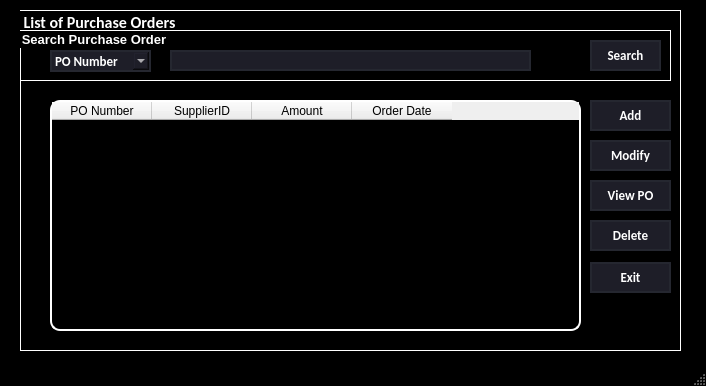
<?xml version="1.0" encoding="UTF-8"?>
<ui version="4.0">
 <class>MainWindow</class>
 <widget class="QMainWindow" name="MainWindow">
  <property name="geometry">
   <rect>
    <x>0</x>
    <y>0</y>
    <width>706</width>
    <height>386</height>
   </rect>
  </property>
  <property name="windowTitle">
   <string>MainWindow</string>
  </property>
  <property name="autoFillBackground">
   <bool>false</bool>
  </property>
  <property name="styleSheet">
   <string notr="true">QMainWindow{
	background-color: rgb(0,0,0);
}

QMenuBar{
background-color: rgb(0,0,0);
}</string>
  </property>
  <widget class="QWidget" name="centralwidget">
   <widget class="QGroupBox" name="groupBox">
    <property name="geometry">
     <rect>
      <x>20</x>
      <y>10</y>
      <width>661</width>
      <height>341</height>
     </rect>
    </property>
    <property name="font">
     <font>
      <family>Calibri</family>
      <pointsize>12</pointsize>
      <weight>75</weight>
      <bold>true</bold>
     </font>
    </property>
    <property name="styleSheet">
     <string notr="true">QGroupBox {
    background-color: rgb(0,0,0);
    border: 1px solid white;
    color: white; 
}QgroupBox{

	color: rgb(255,255, 255);}</string>
    </property>
    <property name="title">
     <string>List of Purchase Orders</string>
    </property>
    <widget class="QTableWidget" name="orderList">
     <property name="geometry">
      <rect>
       <x>30</x>
       <y>90</y>
       <width>531</width>
       <height>231</height>
      </rect>
     </property>
     <property name="font">
      <font>
       <family>Calibri</family>
       <pointsize>10</pointsize>
       <weight>75</weight>
       <bold>true</bold>
      </font>
     </property>
     <property name="styleSheet">
      <string notr="true">QTableWidget{
	background-color: rgb(0,0,0);
	gridline-color: rgb(255, 255, 255);
	color: rgb(255,255,255);
	border-radius: 10px;
	border: 2px solid rgb(255,255,255);
	selection-background-color: rgb(46, 46, 62);
}</string>
     </property>
     <column>
      <property name="text">
       <string>PO Number</string>
      </property>
     </column>
     <column>
      <property name="text">
       <string>SupplierID</string>
      </property>
     </column>
     <column>
      <property name="text">
       <string>Amount</string>
      </property>
     </column>
     <column>
      <property name="text">
       <string>Order Date</string>
      </property>
     </column>
    </widget>
    <widget class="QPushButton" name="modifyOrder">
     <property name="geometry">
      <rect>
       <x>570</x>
       <y>130</y>
       <width>81</width>
       <height>31</height>
      </rect>
     </property>
     <property name="font">
      <font>
       <family>Calibri</family>
       <pointsize>10</pointsize>
       <weight>75</weight>
       <bold>true</bold>
      </font>
     </property>
     <property name="styleSheet">
      <string notr="true">QPushButton{
	border: 2px solid rgb(37, 39, 48);
	border-radius: 100px;
	color: #FFF;
	background-color: rgb(30, 30, 40);
	
}

QPushButton:hover{
	border: 2px solid rgb(53, 53, 71)
}</string>
     </property>
     <property name="text">
      <string>Modify</string>
     </property>
    </widget>
    <widget class="QPushButton" name="addOrder">
     <property name="geometry">
      <rect>
       <x>570</x>
       <y>90</y>
       <width>81</width>
       <height>31</height>
      </rect>
     </property>
     <property name="font">
      <font>
       <family>Calibri</family>
       <pointsize>10</pointsize>
       <weight>75</weight>
       <bold>true</bold>
      </font>
     </property>
     <property name="styleSheet">
      <string notr="true">QPushButton{
	border: 2px solid rgb(37, 39, 48);
	border-radius: 100px;
	color: #FFF;
	background-color: rgb(30, 30, 40);
	
}

QPushButton:hover{
	border: 2px solid rgb(53, 53, 71)
}</string>
     </property>
     <property name="text">
      <string>Add</string>
     </property>
    </widget>
    <widget class="QPushButton" name="viewOrder">
     <property name="geometry">
      <rect>
       <x>570</x>
       <y>170</y>
       <width>81</width>
       <height>31</height>
      </rect>
     </property>
     <property name="font">
      <font>
       <family>Calibri</family>
       <pointsize>10</pointsize>
       <weight>75</weight>
       <bold>true</bold>
      </font>
     </property>
     <property name="styleSheet">
      <string notr="true">QPushButton{
	border: 2px solid rgb(37, 39, 48);
	border-radius: 100px;
	color: #FFF;
	background-color: rgb(30, 30, 40);
	
}

QPushButton:hover{
	border: 2px solid rgb(53, 53, 71)
}</string>
     </property>
     <property name="text">
      <string>View PO</string>
     </property>
    </widget>
    <widget class="QGroupBox" name="groupBox_2">
     <property name="geometry">
      <rect>
       <x>0</x>
       <y>20</y>
       <width>651</width>
       <height>51</height>
      </rect>
     </property>
     <property name="font">
      <font>
       <pointsize>10</pointsize>
       <weight>75</weight>
       <bold>true</bold>
      </font>
     </property>
     <property name="autoFillBackground">
      <bool>false</bool>
     </property>
     <property name="styleSheet">
      <string notr="true">QGroupBox {
    background-color: rgb(0,0,0);
    border: 1px solid white;
    color: white; 
}</string>
     </property>
     <property name="title">
      <string>Search Purchase Order</string>
     </property>
     <widget class="QComboBox" name="searchOrderCombo">
      <property name="geometry">
       <rect>
        <x>30</x>
        <y>20</y>
        <width>101</width>
        <height>22</height>
       </rect>
      </property>
      <property name="font">
       <font>
        <family>Calibri</family>
        <pointsize>10</pointsize>
        <weight>75</weight>
        <bold>true</bold>
       </font>
      </property>
      <property name="styleSheet">
       <string notr="true">QComboBox QAbstractItemView {
    background-color: rgb(30, 30, 40);
    color: #FFF;
    selection-background-color: rgb(53, 53, 71);
    selection-color: #FFF;
}


QComboBox{
	background-color: rgb(30, 30, 40);
	color: rgb(255,255,255);
	border: 2px solid rgb(37, 39, 48);
}

QComboBox:hover{
	border: 2px solid rgb(53, 53, 71);
	
	background-color: rgb(40, 40, 54);
}</string>
      </property>
      <item>
       <property name="text">
        <string>PO Number</string>
       </property>
      </item>
      <item>
       <property name="text">
        <string>SupplierID</string>
       </property>
      </item>
     </widget>
     <widget class="QLineEdit" name="searchOrderLine">
      <property name="geometry">
       <rect>
        <x>150</x>
        <y>20</y>
        <width>361</width>
        <height>21</height>
       </rect>
      </property>
      <property name="styleSheet">
       <string notr="true">QLineEdit{
	border: 2px solid rgb(37, 39, 48);
	border-radius: 100px;
	color: #FFF;
	background-color: rgb(30, 30, 40);

}

QLineEdit:hover{
	border: 2px solid rgb(53, 53, 71)
}

QLineEdit: focus{
	border: 2px solid rgb(85, 170, 255);
}</string>
      </property>
     </widget>
     <widget class="QPushButton" name="searchOrders">
      <property name="geometry">
       <rect>
        <x>570</x>
        <y>10</y>
        <width>71</width>
        <height>31</height>
       </rect>
      </property>
      <property name="font">
       <font>
        <family>Calibri</family>
        <pointsize>10</pointsize>
        <weight>75</weight>
        <bold>true</bold>
       </font>
      </property>
      <property name="styleSheet">
       <string notr="true">QPushButton{
	border: 2px solid rgb(37, 39, 48);
	border-radius: 100px;
	color: #FFF;
	background-color: rgb(30, 30, 40);
	
}

QPushButton:hover{
	border: 2px solid rgb(53, 53, 71)
}</string>
      </property>
      <property name="text">
       <string>Search</string>
      </property>
     </widget>
    </widget>
    <widget class="QPushButton" name="deleteOrder">
     <property name="geometry">
      <rect>
       <x>570</x>
       <y>210</y>
       <width>81</width>
       <height>31</height>
      </rect>
     </property>
     <property name="font">
      <font>
       <family>Calibri</family>
       <pointsize>10</pointsize>
       <weight>75</weight>
       <bold>true</bold>
      </font>
     </property>
     <property name="styleSheet">
      <string notr="true">QPushButton{
	border: 2px solid rgb(37, 39, 48);
	border-radius: 100px;
	color: #FFF;
	background-color: rgb(30, 30, 40);
	
}

QPushButton:hover{
	border: 2px solid rgb(53, 53, 71)
}</string>
     </property>
     <property name="text">
      <string>Delete</string>
     </property>
    </widget>
    <widget class="QPushButton" name="exitButton">
     <property name="geometry">
      <rect>
       <x>570</x>
       <y>252</y>
       <width>81</width>
       <height>31</height>
      </rect>
     </property>
     <property name="font">
      <font>
       <family>Calibri</family>
       <pointsize>10</pointsize>
       <weight>75</weight>
       <bold>true</bold>
      </font>
     </property>
     <property name="styleSheet">
      <string notr="true">QPushButton{
	border: 2px solid rgb(37, 39, 48);
	border-radius: 100px;
	color: #FFF;
	background-color: rgb(30, 30, 40);
	
}

QPushButton:hover{
	border: 2px solid rgb(53, 53, 71)
}</string>
     </property>
     <property name="text">
      <string>Exit</string>
     </property>
    </widget>
   </widget>
  </widget>
  <widget class="QMenuBar" name="menubar">
   <property name="geometry">
    <rect>
     <x>0</x>
     <y>0</y>
     <width>706</width>
     <height>21</height>
    </rect>
   </property>
  </widget>
  <widget class="QStatusBar" name="statusbar"/>
 </widget>
 <resources/>
 <connections/>
</ui>
